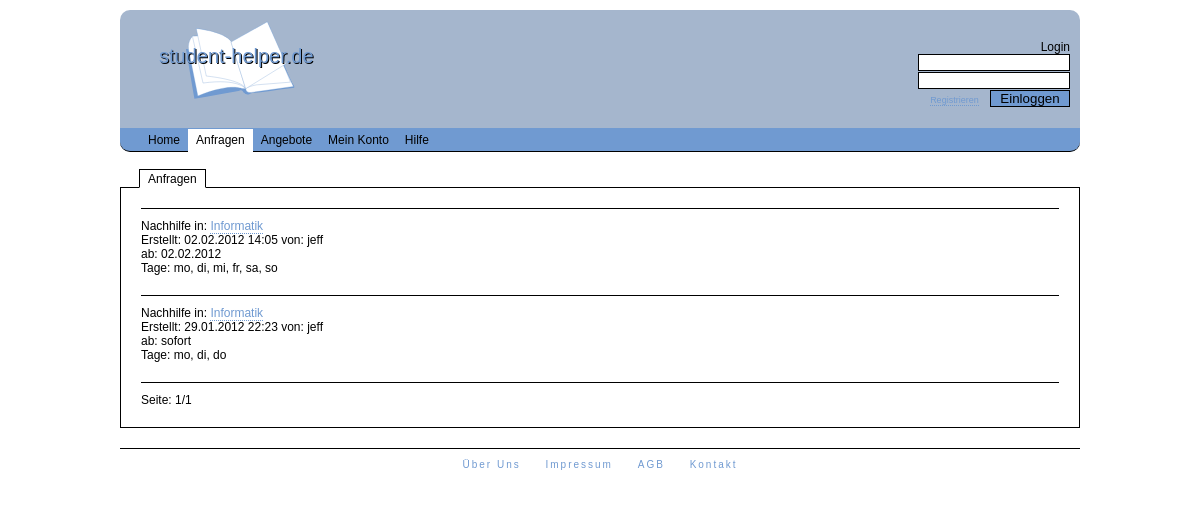
Page /index.php?l=anfragen&a=anfragen on the committed database.
### tables this page shows
CREATE TABLE IF NOT EXISTS `nachhilfe` (
  `id` int(11) NOT NULL AUTO_INCREMENT,
  `userid` int(11) NOT NULL,
  `ortid` int(11) NOT NULL,
  `datetime` varchar(19) NOT NULL,
  `fach` varchar(30) NOT NULL,
  `zeitraum` varchar(30) NOT NULL,
  `tage` varchar(30) NOT NULL,
  `text` varchar(300) NOT NULL,
  `typ` tinyint(1) NOT NULL,
  `erledigt` tinyint(1) NOT NULL,
  PRIMARY KEY (`id`)
);

CREATE TABLE IF NOT EXISTS `user` (
  `id` int(11) NOT NULL AUTO_INCREMENT,
  `nick` varchar(20) NOT NULL,
  `email` varchar(30) NOT NULL,
  `pass` varchar(32) NOT NULL,
  `hochschulid` int(11) DEFAULT NULL,
  `name` varchar(30) DEFAULT NULL,
  `vorname` varchar(30) DEFAULT NULL,
  PRIMARY KEY (`id`)
);

### class/class.database.php (called while the page is built, shortened)
<?php
class Database {
    private $dbuser = 'swa3';
	private $dbpass = 'Shaim6ie';
	private $dbdb = 'swa3';
	public function __construct(){
	    try {
	        $this->db = new PDO('mysql:host=localhost;dbname='.$this->dbdb, $this->dbuser, $this->dbpass);
	        $this->db->setAttribute( PDO::ATTR_ERRMODE, PDO::ERRMODE_EXCEPTION );
	        $stmt = $this->db->prepare('SET NAMES utf8');
	        $stmt->execute();
	        $stmt = $this->db->prepare('SET CHARACTER SET utf8');
	        $stmt->execute();
        }
        catch (PDOException $e) {
            print "Error!: " . $e->getMessage() . "<br/>";
            die();
        }
	}
	public function select($what, $tabname, $where = null, $order = null, $limit = null){
	    try {
	        if (!$where){
	            $sql = "SELECT $what FROM $tabname";
	            $stmt = $this->db->prepare($sql);
	            $stmt->execute();
	        }
	        else {
	            $wherecond = "";
                foreach ($where AS $key => $val){
                    $wherecond .= ' AND `'.$key.'`=:'.$key;
                }
                if (!$order && !$limit){
	                $sql = "SELECT $what FROM `$tabname` WHERE ".substr($wherecond, 5);
	                $stmt = $this->db->prepare($sql);
	            }
	            elseif ($order && !$limit){
	                if (count($order) == 2){
	                    $ad = $order[1];
	                }
	                else {
	                    $ad = 'ASC';
	                }
	                $sql = "SELECT $what FROM `$tabname` WHERE ".substr($wherecond, 5)." ORDER BY $order[0] $ad";
	                $stmt = $this->db->prepare($sql);
	            }
	            foreach ($where AS $key => $val){
	                $stmt->bindParam(':'.$key, $where[$key]);
	            }
	            $stmt->execute();
	        }
	        return $stmt;
	    }
	    catch (PDOException $e) {
            print "Error!: " . $e->getMessage() . "<br/>";
            die();
        }
	}
}
?>

### auth/auth.php (called while the page is built, shortened)
<?php
$db = new Database();
?>

### content/nachhilfe.php (the view, shortened to what this page needs)
<?php
unset($where);
if ($_GET['l'] == 'anfragen'){
    $where['typ'] = 1;
}
elseif ($_GET['l'] == 'angebote'){
    $where['typ'] = 0;
}
elseif ((($_GET['l'] == 'meinkonto') && !isset($_GET['a'])) || (($_GET['l'] == 'meinkonto') && ($_GET['a'] == 'angebote'))){
    $where['typ'] = 0;
    $where['userid'] = $_SESSION['userid'];
}
elseif (($_GET['l'] == 'meinkonto') && ($_GET['a'] == 'anfragen')){
    $where['userid'] = $_SESSION['userid'];
    $where['typ'] = 1;
}
$where['erledigt'] = 0;
$order[0] = 'id';
$order[1] = 'DESC';
$stmt = $db->select("*", "nachhilfe", $where, $order);
$anzahl = $stmt->rowCount();
if ($anzahl == 0){
    echo '<div id="nachhilfecontainer">Keine Einträge vorhanden</div>';
}
else {
    for ($x = 0; $x < $anzahl; $x++){
        $ergarr[$x] = $stmt->fetchObject();
    }
    $seiten = intval($anzahl/10);
    if (($anzahl%10) > 0){
        $seiten += 1;
    }
    if (!isset($_GET['seite'])){
        $seite = 1;
    }
    else {
        $seite = $_GET['seite'];
    }
    $start = ($seite*10)-10;
    if ($anzahl > $start+10){
        $ende = $start+10;
    }
    else {
        $ende = $anzahl;
    }
    for ($start; $start < $ende; $start++){
        unset($where);
        $where['id'] = $ergarr[$start]->userid;
        $uisq = $db->select("nick", "user", $where);
        $uierg = $uisq->fetchObject();
        echo '<div id="nachhilfecontainer">
                <div id="nachhilfehead">';
        echo 'Nachhilfe in: ';
        $link = "";
        $lin = '';
        if (isset($_GET['a'])){
            $link = '&a='.$_GET['a'];
        }
        echo '<a href="index.php?l='.$_GET['l'].$lin.$link.'&nachid='.$ergarr[$start]->id.'">'.$ergarr[$start]->fach.'</a></br>';
        $datum = explode("-", $ergarr[$start]->datetime);
        echo 'Erstellt: '.$datum["2"].'.'.$datum["1"].'.'.$datum["0"].' '.$datum["3"].':'.$datum["4"].' ';
        echo 'von: '.$uierg->nick.'<br/>';
        echo 'ab: '.$ergarr[$start]->zeitraum.'<br/>';
        $tag = '';
        $tage = explode(';', $ergarr[$start]->tage);
        for ($i = 0; $i < count($tage); $i++){
            $tag .= ', '.$tage[$i];
        }
        echo 'Tage: '.substr($tag, 2);
        echo '</div>';
        echo '</div>';
    }
    echo '<div id="seite">';
    echo 'Seite: '.$seite.'/'.$seiten;
    echo '</div>';
}
?>

### style.css (style rules this page uses)
body { background-color: white ;color: black; font-family: Verdana, Arial, Helvetica, sans-serif; font-size: 12px; }
body, div, h1, h2, h3, h4, h5, h6, p, th, td, ul, li, form, input, textarea { padding: 0; margin: 0; }
a { text-decoration: none; }
a:link { color: #709AD1; }
#content a { border-bottom: 1px dotted #709AD1; }
#nachhilfecontainer { border-top: 1px solid black; padding: 10px 0 20px 0; }
#seite { border-top: 1px solid black; padding: 10px 0 0 0; }

### rows in the picture
nachhilfe: fach "Informatik", datetime "02", datetime "2012", datetime "14", datetime "05", userid.nick "jeff", zeitraum "02.02.2012", tag "mo, di, mi, fr, sa, so"
nachhilfe: fach "Informatik", datetime "29", datetime "01", datetime "2012", datetime "22", datetime "23", userid.nick "jeff", zeitraum "sofort", tag "mo, di, do"

### other values in the picture
$seite "1"
$seiten "1"
